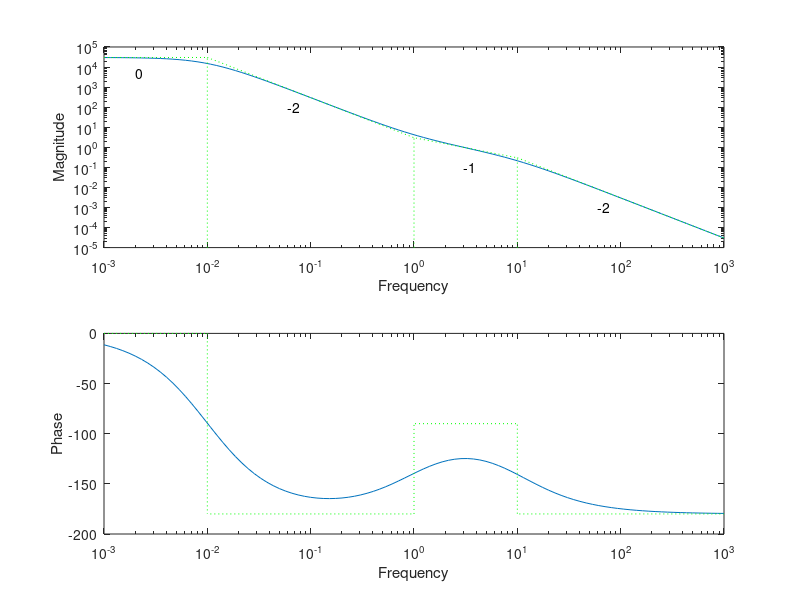

The MATLAB script that drew this image:
% Figure 2.3    Bode plots
%
% Copyright 2005 Sigurd Skogestad & Ian Postlethwaite
% Multivariable Feedback Control 2nd Edition
% $Id: Fig2_3.m,v 1.1 2004/01/26 16:37:11 heidisi Exp $

clear
gain=30;
s=tf('s');
gain=30;
L=gain*(s+1)/(s+0.01)^2/(s+10);

w=logspace(-3,3,100);
[mag,pha]=bode(L,w);

clf;
subplot(211)
loglog(w,mag(:),[1e-3 1e-2 1 10 1e3], [3e4 3e4 3 0.3 3e-5],'g:',...
       [1e-2 1e-2],[1e-5 3e4],'g:',[1 1],[1e-5 3],'g:',[10 10],[1e-5 0.3],'g:') 
ylabel('Magnitude')
xlabel('Frequency')
axis([1e-3,1e3,1e-5,1e5])
text(0.002,5000,'0');text(0.06,100,'-2');text(3,0.1,'-1');text(60,0.001,'-2');

subplot(212) 
semilogx(w,pha(:),[1e-3 1e-2 1e-2 1 1 10 10 1e3],...
                  [0 0 -180 -180 -90 -90 -180 -180],'g:')

ylabel('Phase')
xlabel('Frequency')
axis([1e-3,1e3,-200,0]);
